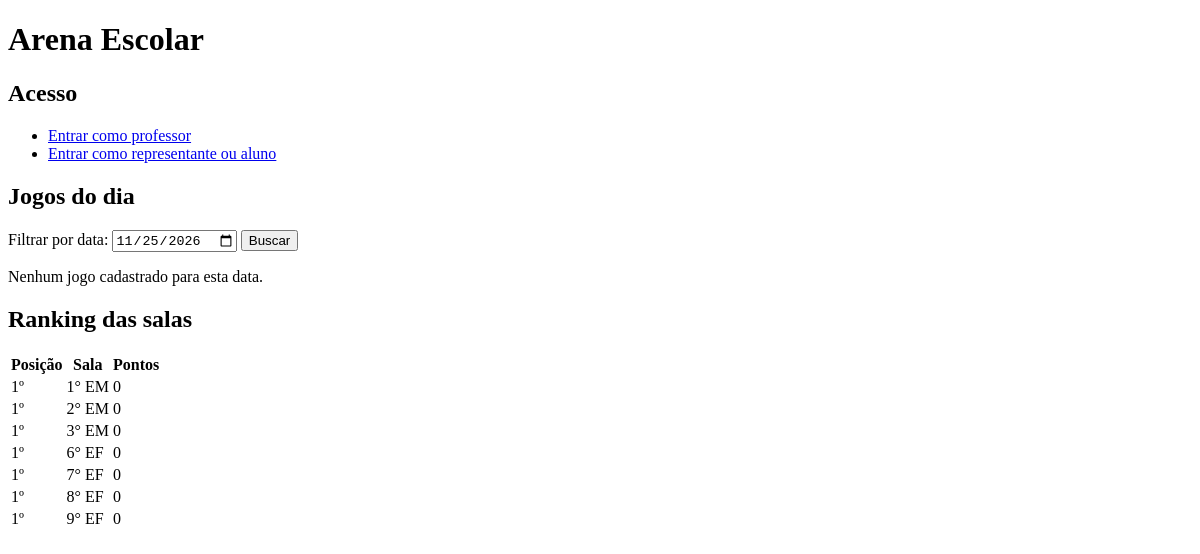
Before: / with the older database file.
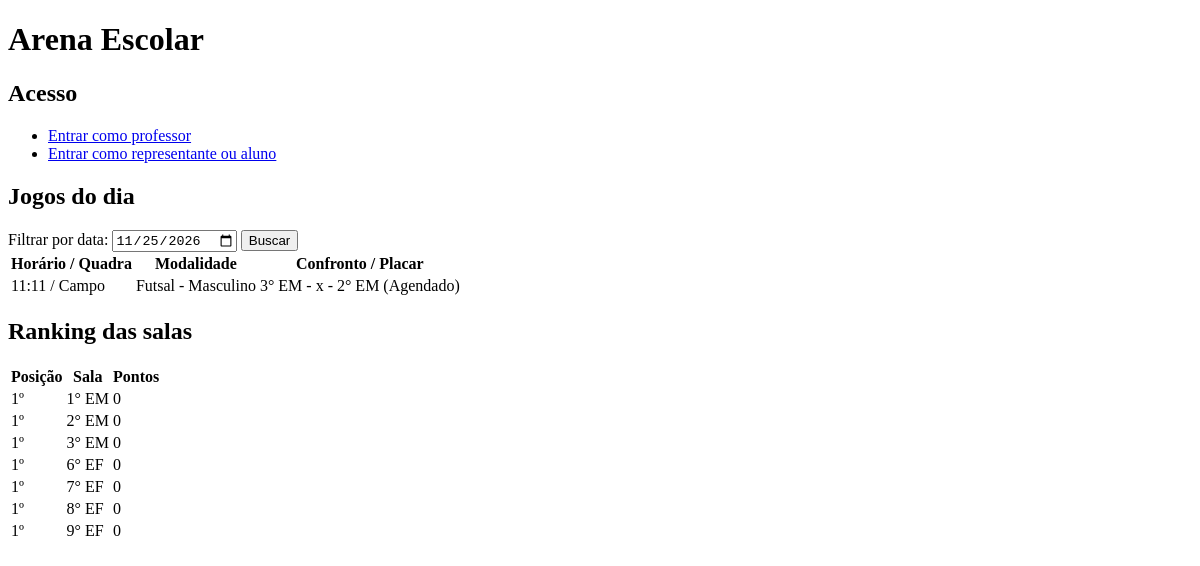
After: the same page with the newer database file.
### tables this page shows
CREATE TABLE `sala` (
  `id` int(11) NOT NULL,
  `nome` varchar(100) NOT NULL,
  `pontos` int(11) NOT NULL DEFAULT 0,
  `qtdtimes` int(11) NOT NULL DEFAULT 0
);

CREATE TABLE `jogo` (
  `id` int(11) NOT NULL,
  `id_modalidade` int(11) NOT NULL,
  `id_timeA` int(11) NOT NULL,
  `id_timeB` int(11) NOT NULL,
  `dia` date NOT NULL,
  `horario` time DEFAULT NULL,
  `quadra` varchar(100) NOT NULL,
  `status` enum('agendado','finalizado') NOT NULL DEFAULT 'agendado',
  `id_time_vencedor` int(11) DEFAULT NULL
);

CREATE TABLE `modalidade` (
  `id` int(11) NOT NULL,
  `nome` varchar(100) NOT NULL,
  `genero` varchar(30) NOT NULL,
  `max_jogadores` int(11) NOT NULL DEFAULT 10,
  `pts_vitoria` int(11) NOT NULL DEFAULT 3,
  `pts_empate` int(11) NOT NULL DEFAULT 1,
  `pts_derrota` int(11) NOT NULL DEFAULT 0
);

### Site/Controller/JogoController.php (called while the page is built, shortened)
<?php
require_once __DIR__ . '/../Model/JogoModel.php';
class JogoController
{
    private JogoModel $jogoModel;
    public function __construct(PDO $pdo)
    {
        $this->jogoModel = new JogoModel($pdo);
    }
    public function listar(?string $dia = null): array
    {
        return $this->jogoModel->listar($dia);
    }
    public function ranking(): array
    {
        return $this->jogoModel->ranking();
    }
}

### Site/Model/JogoModel.php (called while the page is built, shortened)
<?php
class JogoModel
{
    private PDO $pdo;
    public function __construct(PDO $pdo)
    {
        $this->pdo = $pdo;
    }
    public function listar(?string $dia = null): array
    {
        $sql = $this->consultaJogos();
        if ($dia !== null) {
            $sql .= ' WHERE j.dia = :dia';
        }
        $sql .= ' ORDER BY j.dia, j.horario, j.id';
        $stmt = $this->pdo->prepare($sql);
        if ($dia !== null) {
            $stmt->execute(['dia' => $dia]);
        } else {
            $stmt->execute();
        }
        return $stmt->fetchAll(PDO::FETCH_ASSOC);
    }
    public function ranking(): array
    {
        return $this->pdo->query(
            "SELECT s.id, s.nome, COALESCE(SUM(resultado.pontos), 0) AS total_pontos
             FROM sala s
             LEFT JOIN (
                 SELECT t.id_sala, p.pontos_sala_a AS pontos
                 FROM jogo j
                 INNER JOIN `time` t ON t.id = j.id_timeA
                 INNER JOIN placar p ON p.id_jogo = j.id
                 WHERE j.status = 'finalizado'
                 UNION ALL
                 SELECT t.id_sala, p.pontos_sala_b AS pontos
                 FROM jogo j
                 INNER JOIN `time` t ON t.id = j.id_timeB
                 INNER JOIN placar p ON p.id_jogo = j.id
                 WHERE j.status = 'finalizado'
             ) resultado ON resultado.id_sala = s.id
             WHERE s.nome <> 'Diretoria'
             GROUP BY s.id, s.nome
             ORDER BY total_pontos DESC, s.nome"
        )->fetchAll(PDO::FETCH_ASSOC);
    }
    private function consultaJogos(): string
    {
        return 'SELECT j.id, j.id_timeA, j.id_timeB, j.dia, j.horario, j.quadra, j.status,
                       m.nome AS modalidade, m.genero,
                       sA.nome AS sala_a, sB.nome AS sala_b,
                       p.gols_pts_a, p.gols_pts_b
                FROM jogo j
                INNER JOIN modalidade m ON m.id = j.id_modalidade
                INNER JOIN `time` tA ON tA.id = j.id_timeA
                INNER JOIN sala sA ON sA.id = tA.id_sala
                INNER JOIN `time` tB ON tB.id = j.id_timeB
                INNER JOIN sala sB ON sB.id = tB.id_sala
                LEFT JOIN placar p ON p.id_jogo = j.id';
    }
}

### index.php (the view, shortened to what this page needs)
<?php
require_once __DIR__ . '/DB/database.php';
require_once __DIR__ . '/Site/Controller/JogoController.php';
$jogoController = new JogoController($pdo);
$hoje = date('Y-m-d');
$data = $_GET['data'] ?? $hoje;
$jogosDoDia = $jogoController->listar($data);
$ranking = $jogoController->ranking();
$posicao = 0;
$pontosAnteriores = null;
?>
<!DOCTYPE html>
<html lang="pt-BR">
<head>
</head>
<body>
    <h1>Arena Escolar</h1>
    <h2>Acesso</h2>
    <ul>
        <?php if (empty($_SESSION['id_usuario'])): ?>
            <li><a href="Site/View/Administrador/Login.php">Entrar como professor</a></li>
            <li><a href="Site/View/Usuario/Login.php">Entrar como representante ou aluno</a></li>
        <?php elseif (($_SESSION['tipo'] ?? '') === 'ADM'): ?>
            <li><a href="Site/View/Administrador/inicio.php">Painel do professor</a></li>
        <?php elseif (($_SESSION['tipo'] ?? '') === 'representante'): ?>
            <li><a href="Site/View/Representante/inicio.php">Painel do representante</a></li>
        <?php elseif (($_SESSION['tipo'] ?? '') === 'aluno'): ?>
            <li><a href="Site/View/Usuario/inicio.php">Minha página</a></li>
        <?php endif; ?>
    </ul>
    <h2>Jogos do dia</h2>
    <form method="GET" action="index.php">
        <label for="data">Filtrar por data:</label>
        <input type="date" id="data" name="data" value="<?= htmlspecialchars($data, ENT_QUOTES, 'UTF-8') ?>" required>
        <button type="submit">Buscar</button>
    </form>
    <?php if ($jogosDoDia === []): ?>
        <p>Nenhum jogo cadastrado para esta data.</p>
    <?php else: ?>
        <table>
            <thead>
                <tr>
                    <th>Horário / Quadra</th>
                    <th>Modalidade</th>
                    <th>Confronto / Placar</th>
                </tr>
            </thead>
            <tbody>
                <?php foreach ($jogosDoDia as $jogo): ?>
                    <tr>
                        <td><?= htmlspecialchars(substr((string) $jogo['horario'], 0, 5), ENT_QUOTES, 'UTF-8') ?>
                            / <?= htmlspecialchars($jogo['quadra'], ENT_QUOTES, 'UTF-8') ?></td>
                        <td><?= htmlspecialchars($jogo['modalidade'] . ' - ' . $jogo['genero'], ENT_QUOTES, 'UTF-8') ?></td>
                        <td>
                            <?= htmlspecialchars($jogo['sala_a'], ENT_QUOTES, 'UTF-8') ?>
                            <?= $jogo['status'] === 'finalizado' ? (int) $jogo['gols_pts_a'] : '-' ?>
                            x
                            <?= $jogo['status'] === 'finalizado' ? (int) $jogo['gols_pts_b'] : '-' ?>
                            <?= htmlspecialchars($jogo['sala_b'], ENT_QUOTES, 'UTF-8') ?>
                            (<?= $jogo['status'] === 'finalizado' ? 'Finalizado' : 'Agendado' ?>)
                        </td>
                    </tr>
                <?php endforeach; ?>
            </tbody>
        </table>
    <?php endif; ?>
    <h2>Ranking das salas</h2>
    <?php if ($ranking === []): ?>
        <p>Nenhuma sala cadastrada.</p>
    <?php else: ?>
        <table>
            <thead><tr><th>Posição</th><th>Sala</th><th>Pontos</th></tr></thead>
            <tbody>
                <?php foreach ($ranking as $indice => $sala): ?>
                    <?php
                    $pontos = (int) $sala['total_pontos'];
                    if ($pontosAnteriores === null || $pontos !== $pontosAnteriores) {
                        $posicao = $indice + 1;
                    }
                    $pontosAnteriores = $pontos;
                    ?>
                    <tr>
                        <td><?= $posicao ?>º</td>
                        <td><?= htmlspecialchars($sala['nome'], ENT_QUOTES, 'UTF-8') ?></td>
                        <td><?= $pontos ?></td>
                    </tr>
                <?php endforeach; ?>
            </tbody>
        </table>
    <?php endif; ?>
</body>
</html>

Changed rows visible on the page:
added jogo: horario "11:11", quadra "Campo", id_modalidade.genero "Futsal - Masculino", sala.nome "3° EM", sala.nome "2° EM", status "Agendado"
Other visible differences:
text no longer shown: "Nenhum jogo cadastrado para esta data."
text now shown: "Horário / Quadra Modalidade Confronto / Placar"
